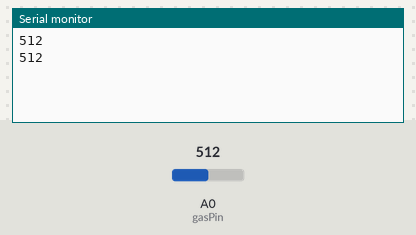
Recording of a sketch running on a simulated Arduino Uno, built with avr-gcc and run on an emulated ATmega328P. Parts: the last lines printed to the serial monitor. The inputs (shaded band) are chosen by the test bench; at power-on: A0 (gasPin) = 512.

Above: at 2.8 s.
2.9 s: A0 (gasPin) set to 716
At 4.5 s:
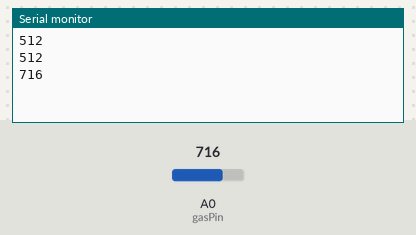
5.6 s: A0 (gasPin) set to 900
At 7.2 s:
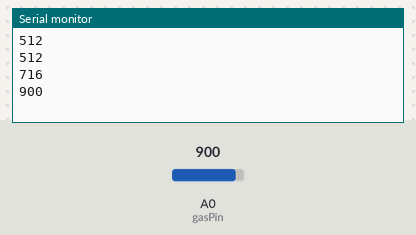
Timing chart, 0 to 8.7 s (numbered marks = the images above; inputs shaded):
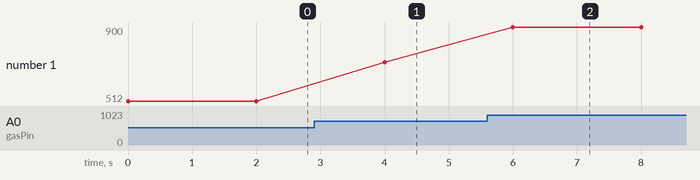

The sketch:

gas.ino
```cpp
/* Testing MQ-2 GAS sensor with serial monitor
   Suitable for detecting of LPG, i-butane, propane, methane ,alcohol, Hydrogen or smoke
   More info: http://www.ardumotive.com/how-to-use-mq2-gas-sensor-en.html
   Dev: Michalis Vasilakis // Date: 11/6/2015 // www.ardumotive.com                     */

const int gasPin = A0; //GAS sensor output pin to Arduino analog A0 pin


void setup()
{
  Serial.begin(9600); //Initialize serial port - 9600 bps
}

void loop()
{
  Serial.println(analogRead(gasPin));
  delay(2000); // Print value every 2 sec.
}
```

Measured:
- after the input at 2.9 s, the serial monitor: prints a new line after 1.1 s (image 1)
- after the input at 5.6 s, the serial monitor: prints a new line after 0.40 s (image 2)
- plotted number 1: 512 → 716 after the input at 2.9 s, 716 → 900 after the input at 5.6 s
